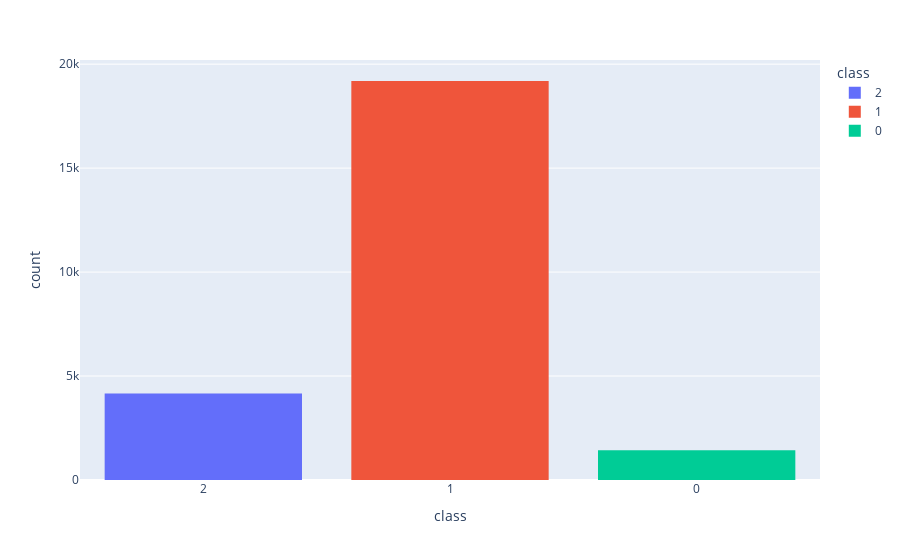

Notebook source saved alongside this figure:
### Code cell
fig = px.histogram(train2_1, x = "class", color = "class")
fig.show()

### Figure 1 — Plotly figure (JSON) as saved in the notebook; plotly's stock layout.template omitted (floating-point values rounded to 4 significant figures; data arrays with more than 128 entries replaced by an {"elided": "..."} marker saying what was removed)
{"data": [{"alignmentgroup": "True", "bingroup": "x", "hovertemplate": "class=%{x}<br>count=%{y}<extra></extra>", "legendgroup": "2", "marker": {"color": "#636efa", "pattern": {"shape": ""}}, "name": "2", "offsetgroup": "2", "orientation": "v", "showlegend": true, "type": "histogram", "x": {"elided": "4163 str values"}, "xaxis": "x", "yaxis": "y"}, {"alignmentgroup": "True", "bingroup": "x", "hovertemplate": "class=%{x}<br>count=%{y}<extra></extra>", "legendgroup": "1", "marker": {"color": "#EF553B", "pattern": {"shape": ""}}, "name": "1", "offsetgroup": "1", "orientation": "v", "showlegend": true, "type": "histogram", "x": {"elided": "19190 str values"}, "xaxis": "x", "yaxis": "y"}, {"alignmentgroup": "True", "bingroup": "x", "hovertemplate": "class=%{x}<br>count=%{y}<extra></extra>", "legendgroup": "0", "marker": {"color": "#00cc96", "pattern": {"shape": ""}}, "name": "0", "offsetgroup": "0", "orientation": "v", "showlegend": true, "type": "histogram", "x": {"elided": "1430 str values"}, "xaxis": "x", "yaxis": "y"}], "layout": {"barmode": "relative", "legend": {"title": {"text": "class"}, "tracegroupgap": 0}, "margin": {"t": 60}, "xaxis": {"anchor": "y", "categoryarray": ["2", "1", "0"], "categoryorder": "array", "domain": [0, 1], "title": {"text": "class"}}, "yaxis": {"anchor": "x", "domain": [0, 1], "title": {"text": "count"}}}}
